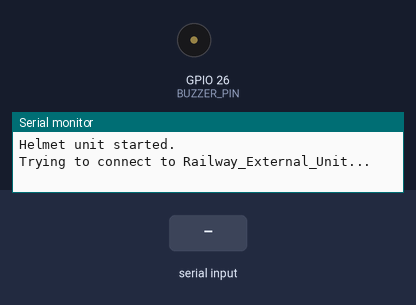
The sketch below on a simulated ESP32. Parts: buzzer (waves = sounding, pin HIGH), the last lines printed to the serial monitor. Inputs (shaded band) come from the test bench. Nothing arrives over Bluetooth unless stated.

Above: at 1.2 s.
1.3 s: "WARNING\n" received over the second serial link
At 2.4 s:
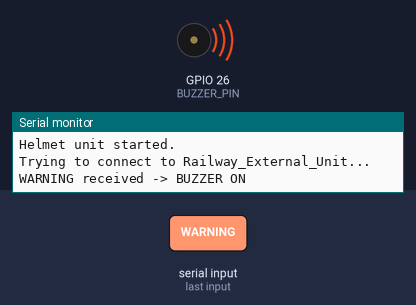
2.8 s: "CLEAR\n" received over the second serial link
At 3.4 s:
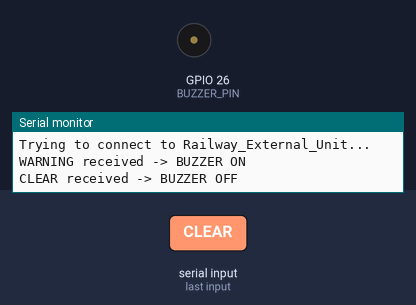
Timing chart, 0 to 5.8 s (numbered marks = the images above; inputs shaded):
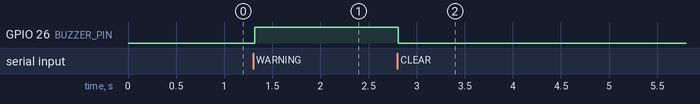

Measured:
- after the input at 1.3 s, GPIO 26 (BUZZER_PIN): LOW → HIGH at once
- after the input at 2.8 s, GPIO 26 (BUZZER_PIN): HIGH → LOW at once

The sketch:

Helmet_Buzzer_Unit.ino
```cpp
/*
  Smart Helmet-Based Railway Worker Warning System
  ESP32 #2: Helmet Bluetooth receiver + buzzer

  LOGIC:
  Receive "WARNING" -> buzzer ON.
  Receive "CLEAR"   -> buzzer OFF.

  ASSUMPTIONS TO VERIFY BEFORE UPLOAD:
  - Classic ESP32 board with Bluetooth Classic SPP support.
  - Active buzzer control input connected to GPIO 26.
  - Buzzer driver/transistor used if the buzzer current exceeds GPIO limits.
  - Both ESP32 boards must support Bluetooth Classic SPP.
  - This code initiates the Bluetooth connection to the external unit.

  This is a student prototype example, not a railway-certified safety device.
*/

#include "BluetoothSerial.h"

BluetoothSerial SerialBT;

const int BUZZER_PIN = 26;
const unsigned long RECONNECT_INTERVAL_MS = 3000;

unsigned long lastReconnectAttempt = 0;
bool alertIsOn = false;

void setBuzzer(bool on) {
  digitalWrite(BUZZER_PIN, on ? HIGH : LOW);
  alertIsOn = on;
}

void setup() {
  Serial.begin(115200);
  pinMode(BUZZER_PIN, OUTPUT);
  setBuzzer(false);

  // true = Bluetooth client/master mode
  if (!SerialBT.begin("Railway_Helmet_Unit", true)) {
    Serial.println("Bluetooth client could not start. Check ESP32 model.");
    while (true) {
      delay(1000);
    }
  }

  Serial.println("Helmet unit started.");
  Serial.println("Trying to connect to Railway_External_Unit...");
}

void loop() {
  if (!SerialBT.connected() &&
      millis() - lastReconnectAttempt >= RECONNECT_INTERVAL_MS) {
    lastReconnectAttempt = millis();

    Serial.println("Bluetooth connection attempt...");
    if (SerialBT.connect("Railway_External_Unit")) {
      Serial.println("Bluetooth connected.");
    } else {
      Serial.println("Connection failed. Will retry.");
    }
  }

  if (SerialBT.connected() && SerialBT.available()) {
    String message = SerialBT.readStringUntil('\n');
    message.trim();

    if (message == "WARNING") {
      if (!alertIsOn) {
        setBuzzer(true);
        Serial.println("WARNING received -> BUZZER ON");
      }
    } else if (message == "CLEAR") {
      if (alertIsOn) {
        setBuzzer(false);
        Serial.println("CLEAR received -> BUZZER OFF");
      }
    } else if (message.length() > 0) {
      Serial.print("Unknown message: ");
      Serial.println(message);
    }
  }

  // If Bluetooth disconnects while warning is active, keep the buzzer on.
  // This is a conservative demo behavior; review the behavior for your project.
  delay(20);
}
```
